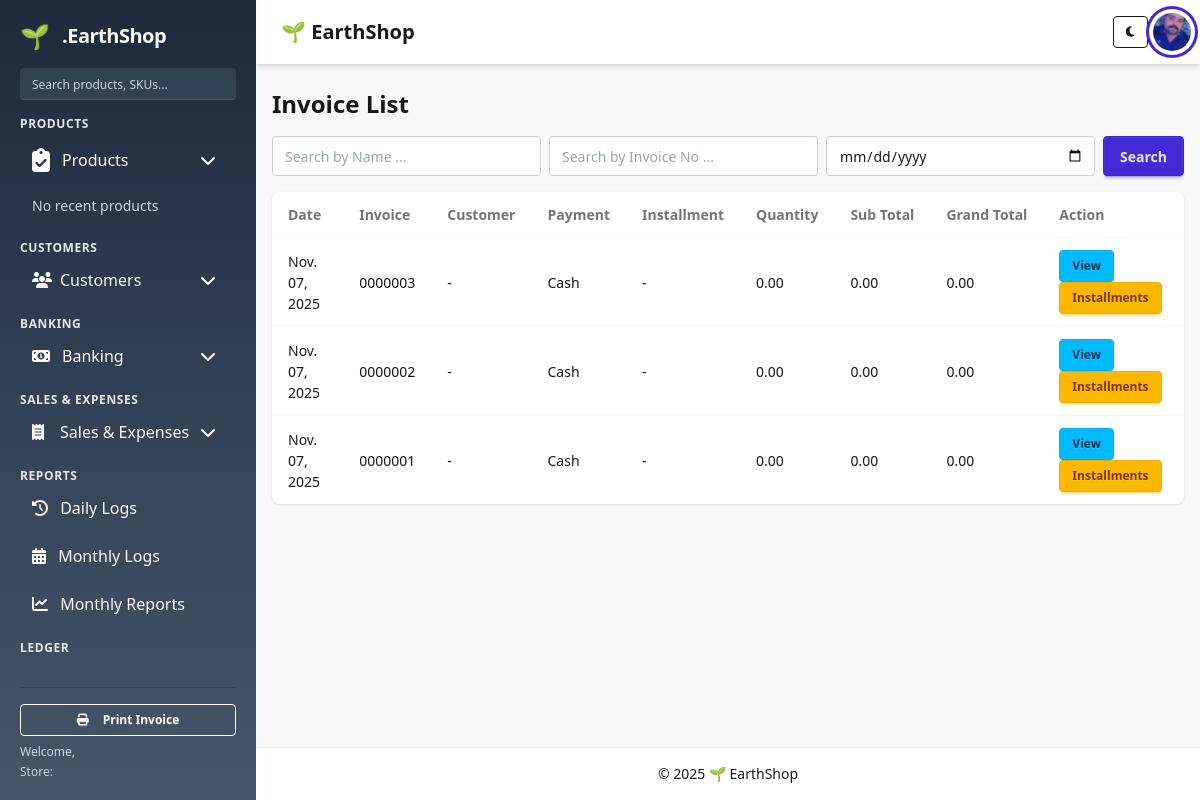
The page /sales/list/ (signed in) on the database its author committed.
### sales/models.py (models this page shows, shortened)
class Invoice(models.Model):
    PAYMENT_CASH = 'Cash'
    PAYMENT_INSTALLMENT = 'Installment'
    PAYMENT_CHECK = 'Check'
    PAYMENT_TYPES = (
        (PAYMENT_CASH, 'Cash'),
        (PAYMENT_INSTALLMENT, 'Installment'),
        (PAYMENT_CHECK, 'Check'),
    )
    customer = models.ForeignKey(
        'customers.Customer', related_name='invoices',
        blank=True, null=True, on_delete=models.SET_NULL
    )
    payment_type = models.CharField(max_length=32, choices=PAYMENT_TYPES, default=PAYMENT_CASH)
    bank_details = models.ForeignKey(
        'banking.Bank', related_name='invoice_payments',
        blank=True, null=True, on_delete=models.SET_NULL
    )
    total_quantity = models.DecimalField(max_digits=12, decimal_places=2, default=0)
    sub_total = models.DecimalField(max_digits=20, decimal_places=2, default=0)
    discount = models.DecimalField(max_digits=20, decimal_places=2, default=0)
    shipping = models.DecimalField(max_digits=20, decimal_places=2, default=0)
    grand_total = models.DecimalField(max_digits=20, decimal_places=2, default=0)
    paid_amount = models.DecimalField(max_digits=20, decimal_places=2, default=0)
    remaining_payment = models.DecimalField(max_digits=20, decimal_places=2, default=0)
    cash_payment = models.DecimalField(max_digits=20, decimal_places=2, default=0)
    cash_returned = models.DecimalField(max_digits=20, decimal_places=2, default=0)
    date = models.DateField(default=timezone.now)
    created_at = models.DateTimeField(auto_now_add=True)
    class Meta:
        ordering = ['-date', '-id']
    def __str__(self):
        return str(self.id).zfill(7)

### sales/views.py (the view)
# urls.py: path('list/', views.invoice_list, name='invoice_list'),
def invoice_list(request):
    qs = Invoice.objects.select_related('customer').all().order_by('-date', '-id')
    q_name = request.GET.get('q_name')
    q_invoice = request.GET.get('q_invoice')
    q_date = request.GET.get('q_date')
    if q_name:
        qs = qs.filter(customer__name__icontains=q_name)
    if q_invoice:
        qs = qs.filter(id=int(q_invoice.lstrip('0') or 0))
    if q_date:
        qs = qs.filter(date=q_date)
    paginator = Paginator(qs, 20)
    page = request.GET.get('page')
    invoices = paginator.get_page(page)
    return render(request, 'sales/invoice_list.html', {
        'invoices': invoices
    })

### templates/sales/invoice_list.html (shortened to what this page needs)
{% extends "base.html" %}
{% block content %}
<h2 class="text-2xl font-bold mb-4">Invoice List</h2>
<form method="get" class="mb-4 flex gap-2">
  <input name="q_name" placeholder="Search by Name ..." class="input input-bordered" value="{{ request.GET.q_name }}">
  <input name="q_invoice" placeholder="Search by Invoice No ..." class="input input-bordered" value="{{ request.GET.q_invoice }}">
  <input name="q_date" type="date" class="input input-bordered" value="{{ request.GET.q_date }}">
  <button class="btn btn-primary">Search</button>
</form>
<div class="card bg-base-100 shadow">
  <div class="overflow-x-auto">
    <table class="table w-full">
      <thead>
        <tr>
          <th>Date</th><th>Invoice</th><th>Customer</th><th>Payment</th><th>Installment</th><th>Quantity</th><th>Sub Total</th><th>Grand Total</th><th>Action</th>
        </tr>
      </thead>
      <tbody>
        {% for inv in invoices %}
        <tr>
          <td>{{ inv.date|date:"M. d, Y" }}</td>
          <td>{{ inv }}</td>
          <td>
  {% if inv.customer %}
    {{ inv.customer.name }}
  {% else %}
    -
  {% endif %}
</td>
          <td>{{ inv.payment_type }}</td>
          <td>
            {% if inv.has_installment %}
              <span class="text-green-600">✔</span>
            {% else %}
              -
            {% endif %}
          </td>
          <td>{{ inv.total_quantity }}</td>
          <td>{{ inv.sub_total }}</td>
          <td>{{ inv.grand_total }}</td>
          <td>
            <a class="btn btn-sm btn-info" href="{% url 'sales:invoice_detail' inv.id %}">View</a>
            <a class="btn btn-sm btn-warning" href="{% url 'sales:installment_list' inv.id %}">Installments</a>
          </td>
        </tr>
        {% empty %}
        <tr><td colspan="9" class="text-center py-8">No invoices.</td></tr>
        {% endfor %}
      </tbody>
    </table>
  </div>
</div>
{% endblock %}

### rows shown on the page
Invoice: date "Nov. 07, 2025", id "0000003", payment_type "Cash", total_quantity "0.00", sub_total "0.00", grand_total "0.00"
Invoice: date "Nov. 07, 2025", id "0000002", payment_type "Cash", total_quantity "0.00", sub_total "0.00", grand_total "0.00"
Invoice: date "Nov. 07, 2025", id "0000001", payment_type "Cash", total_quantity "0.00", sub_total "0.00", grand_total "0.00"

### other values the page prints
{{ year|default:2025 }} "2025"
